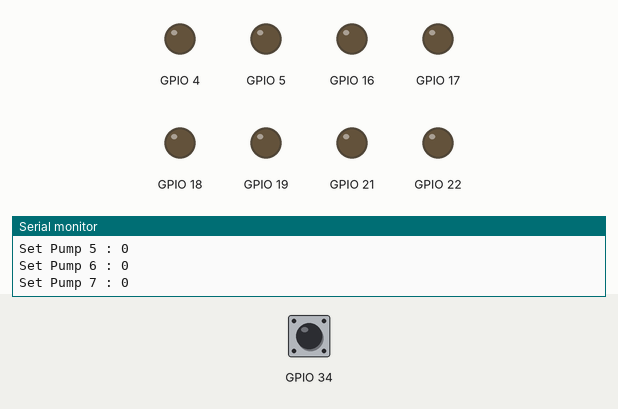
A sketch run on a simulated ESP32. On the bench: output pins drawn as LEDs (lit = HIGH), the last lines printed to the serial monitor. The test bench sets the inputs (shaded band); at power-on: GPIO 34 LOW.

Above: at 1.2 s.
1.3 s: GPIO 34 driven HIGH
At 1.9 s:
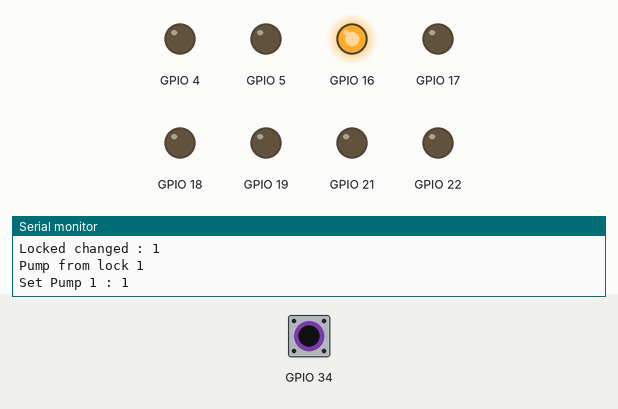
2.8 s: GPIO 34 driven LOW
At 4.0 s:
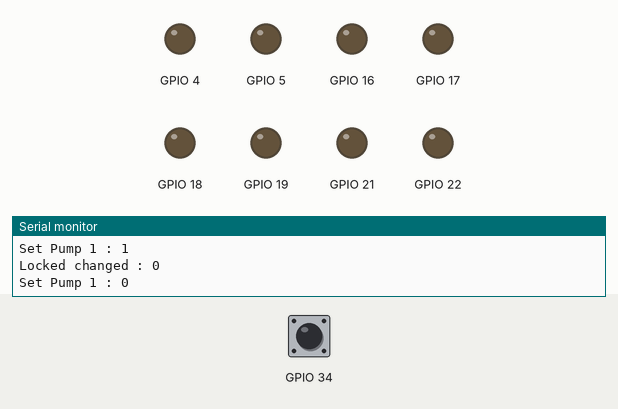
4.3 s: GPIO 34 driven HIGH
At 5.5 s:
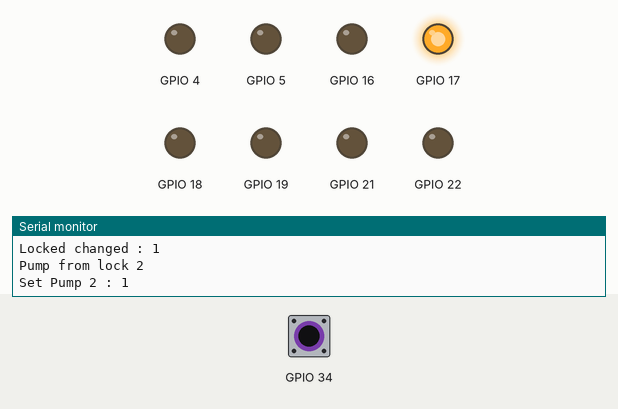
5.8 s: GPIO 34 pulsed LOW 2 times (0.12 s each, 0.3 s apart)
At 6.6 s:
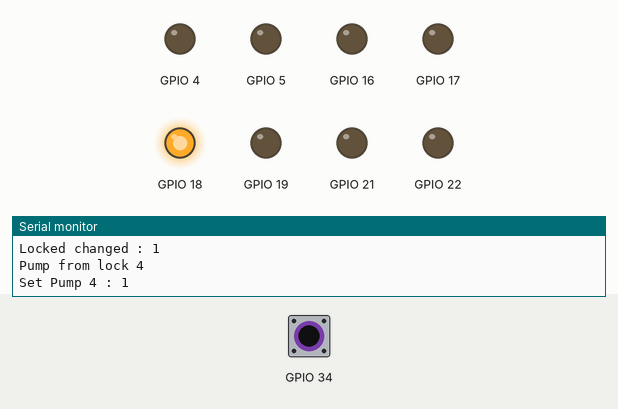
7.9 s: GPIO 34 pulsed LOW 5 times (0.12 s each, 0.3 s apart)
At 8.42 s:
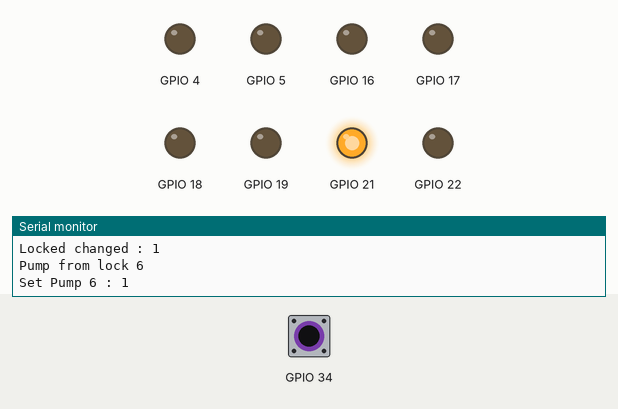
Timing chart, 0 to 10.9 s (numbered marks = the images above; inputs shaded):
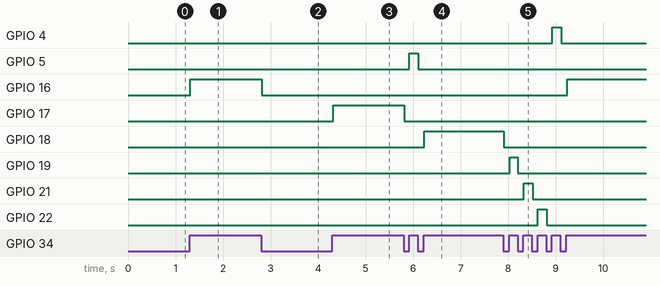

The sketch:

PumpTest.ino
```cpp
#define NUM_PUMPS 8

const int pumpPins[NUM_PUMPS] {4, 16, 17, 5, 18, 19, 21, 22};


char buffer[32];
int bufferIndex = 0;

long lastLockCheck;
bool locked;
int lockPump = 0;

void setup() {
  Serial.begin(9600);
  for (int i = 0; i < NUM_PUMPS; i++)
  {
    pinMode(pumpPins[i], OUTPUT);
    setPump(i, false);
  }

  pinMode(34, INPUT);

  //pinMode(13, INPUT);
}

bool prevP = false;
void loop() {

  processSerial();
  checkLock();
}

void processSerial()
{
  while(Serial.available())
  {
    char c = Serial.read();
    if(c == '\n')
    {
      processBuffer();
      bufferIndex = 0;
    }else if(bufferIndex < 32)
    {
      buffer[bufferIndex] = c;
      bufferIndex++;
    }
  }
}

void checkLock()
{
  long curTime = millis();
  if (curTime > lastLockCheck + 20)
  {
    lastLockCheck = curTime;
    bool val = digitalRead(34);
    if (locked != val)
    {
      locked = val;
      Serial.println("Locked changed : " + String(locked));

      if(val)
      {
        lockPump = (lockPump+1)%NUM_PUMPS;
        Serial.println("Pump from lock "+String(lockPump));
        setPump(lockPump, true);
      }else
      {
        setPump(lockPump,false);
      }
    }
  }
}

void processBuffer()
{
  char cmd = buffer[0];
  switch(cmd)
  {
    case 'p':
      setPump(buffer[1]-48, buffer[2] > 48);
      break;
  }
}

void setPump(int id, bool value)
{
  Serial.println("Set Pump "+String(id)+" : "+String(value));
  digitalWrite(pumpPins[id], value ? HIGH : LOW);
}
```

Measured:
- after the input at 1.3 s, GPIO 16: LOW → HIGH at once
- after the input at 2.8 s, GPIO 16: HIGH → LOW at once
- after the input at 4.3 s, GPIO 17: LOW → HIGH at once
- after the input at 5.8 s, GPIO 5: LOW → HIGH after 0.12 s, → LOW 0.19 s later; GPIO 17: HIGH → LOW at once; GPIO 18: LOW → HIGH after 0.44 s
- after the input at 7.9 s, GPIO 4: LOW → HIGH after 1.0 s, → LOW 0.19 s later; GPIO 16: LOW → HIGH after 1.3 s; GPIO 18: HIGH → LOW at once; GPIO 19: LOW → HIGH after 0.13 s, → LOW 0.17 s later; GPIO 21: LOW → HIGH after 0.43 s, → LOW 0.19 s later
